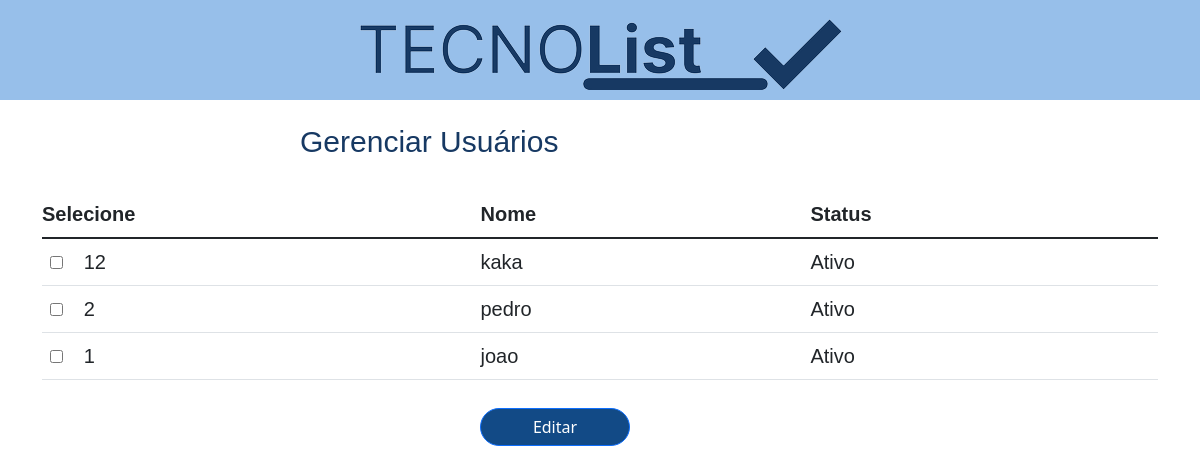
The page /app/View/pages/Gusuarios.php (signed in) on the database as committed earlier.
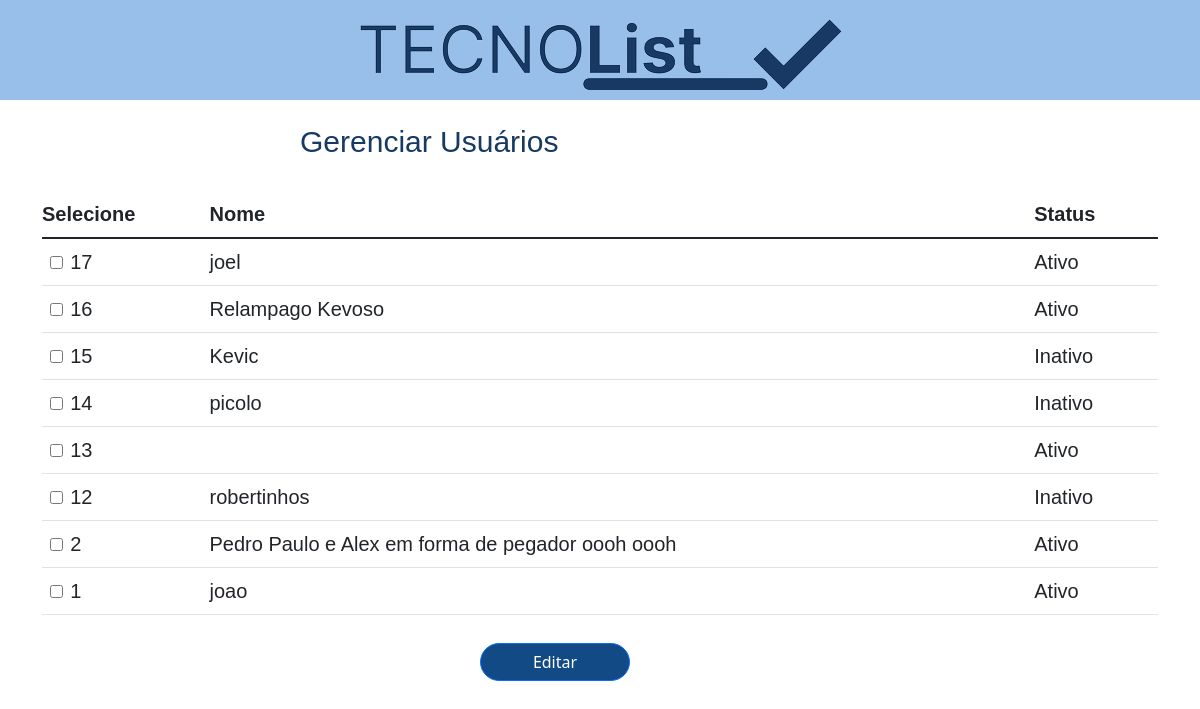
The same page on the database as committed later.
### tables this page shows
CREATE TABLE `usuario` (
  `id_usuario` int(11) NOT NULL,
  `nome` varchar(100) NOT NULL,
  `senha` varchar(32) NOT NULL,
  `ativo` binary(1) DEFAULT '1',
  `id_grupo` int(11) DEFAULT NULL
);

### app/View/pages/Gusuarios.php (the view, shortened to what this page needs)
<?php
include_once('../../Model/conexao.php');
?>
<!DOCTYPE html>
<html lang="pt-br">
<head>
    <link href="https://cdn.jsdelivr.net/npm/bootstrap@5.1.3/dist/css/bootstrap.min.css" rel="stylesheet">
    <link rel="stylesheet" href="../css/Gusuarios.css">
</head>
<body>
    <header style="background-color: #97BFEA"><button onclick="(function(){ window.open('Lista.php', '_self');})()"  id="sair" style="border-radius: 30px;">Voltar</button></header>
    <h1>Gerenciar Usuários</h1>
    <div class="container">
        <?php
        $query_usuario = "SELECT id_usuario, nome, ativo FROM usuario ORDER BY id_usuario DESC";
        $result_usuario = $cpdo->prepare($query_usuario);
        $result_usuario->execute();
        echo "<form method='POST' action='form_editar_usuarios.php'>";
        ?>
        <div class="table-responsive">
            <table class="table">
                <thead>
                    <tr>
                        <th id="selecione">Selecione</th>
                        <th id="data">Nome</th>
                        <th id="status">Status</th>
                    </tr>
                </thead>
                <tbody>
                    <?php
                    while ($row_usuario = $result_usuario->fetch(PDO::FETCH_ASSOC)) {
                        extract($row_usuario);
                        echo "<tr>";
                        echo "<td><input type='checkbox' id='checkbox' name='usuario[$id_usuario]' value='$id_usuario'>";
                        echo "$id_usuario </td>";
                        echo "<td> $nome ";
                        if ($ativo == 1) {
                            echo "<td> Ativo</td>";
                        } else {
                            echo "<td> Inativo</td>";
                        }
                        echo "</tr>";
                    }
                    ?>
                </tbody>
            </table>
        </div>
    </div>
    <?php
    echo "<input type='submit' id='editar' style='border-radius: 30px; background-color: #124A86;' class='btn btn-primary' value='Editar' name='editUsuarios'>";
    ?>
</body>
</html>

### app/View/css/Gusuarios.css (style rules this page uses)
header { height: 100px; background: url(../images/0.png), url(../images/1.png); background-repeat: no-repeat, no-repeat; background-position: 1% 3%, 98% 3%; background-size: 35%, 8%; }
h1 { font-size: 30px; font-family: Arial, Helvetica, sans-serif; color: #173963; margin-left: 38%; margin-top: 2%; }
.container { padding: 1%; }
table { font-size: 20px; font-family: Arial, Helvetica, sans-serif; margin-top: 1%; }
#selecione { padding-left: 0%; padding-right: 0%; }
#checkbox { margin-right: 5%; }
#editar { margin-bottom: 1%; margin-top: 0%; margin-left: 40%; width: 150px; }
@media screen and (max-width: 1200px) { header { background-color: #97BFEA; height: 100px; background: url(../images/0.png); background-repeat: no-repeat, no-repeat; background-position: center; background-size: auto; } }
@media screen and (max-width: 1200px) { h1 { font-size: 30px; font-family: Arial, Helvetica, sans-serif; color: #173963; margin-left: 25%; margin-top: 2%; } }

Rows that differ between the two databases and show on the page:
added usuario: id_usuario "17", nome "joel", ativo "Ativo"
added usuario: id_usuario "16", nome "Relampago Kevoso", ativo "Ativo"
added usuario: id_usuario "15", nome "Kevic", ativo "Inativo"
added usuario: id_usuario "14", nome "picolo", ativo "Inativo"
added usuario: id_usuario "13", ativo "Ativo"
changed usuario id 12: nome "kaka" → "robertinhos"; ativo "Ativo" → "Inativo"
changed usuario id 2: nome "pedro" → "Pedro Paulo e Alex em forma de pegador oooh oooh"
